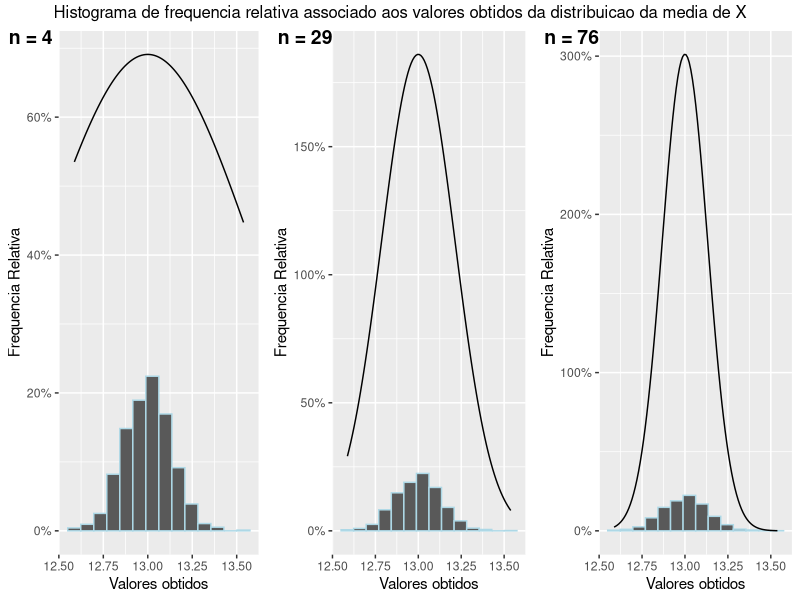

Generate this figure with R:
library(tidyverse)
library(ggpubr)

vals <- c(4,29,76)
expSeed <- 1528
numAmostras <- 950
minInt <- 11
maxInt <- 15
i <- 0
nMedia <- data.frame(matrix(0,numAmostras,length(vals)))
DesvPad <- matrix(0,1,length(vals))
var <- (((maxInt-minInt)^2)/12)
esp <- ((maxInt+minInt)/2)

for (v in vals) {
  set.seed(seed = expSeed)
  amostra <- replicate(numAmostras, runif(n = v, min = minInt, max = maxInt))
  i <- i + 1
  DesvPad[i] <- sqrt(var/v)
  nMedia[,i] <- apply(amostra,2,mean)
  grafico <- ggplot(nMedia, aes(x = nMedia[,i])) + scale_y_continuous(labels = scales::percent) +
    geom_histogram(aes(y = after_stat(count / sum(count))), color="lightblue", bins = 14) +
    stat_function(fun = dnorm, args = list(mean = esp,sd = DesvPad[i])) +
    labs(x = 'Valores obtidos',y = 'Frequencia Relativa')
  newV <- paste0("grafico", i)
  assign(newV,grafico)
}
histGraf <- ggarrange(grafico1,grafico2,grafico3,ncol = 3,labels = c('n = 4','n = 29','n = 76'), vjust = 1.5, hjust = -0.2)
annotate_figure(histGraf, top = text_grob("Histograma de frequencia relativa associado aos valores obtidos da distribuicao da media de X",
                color = "black", size = 12))

